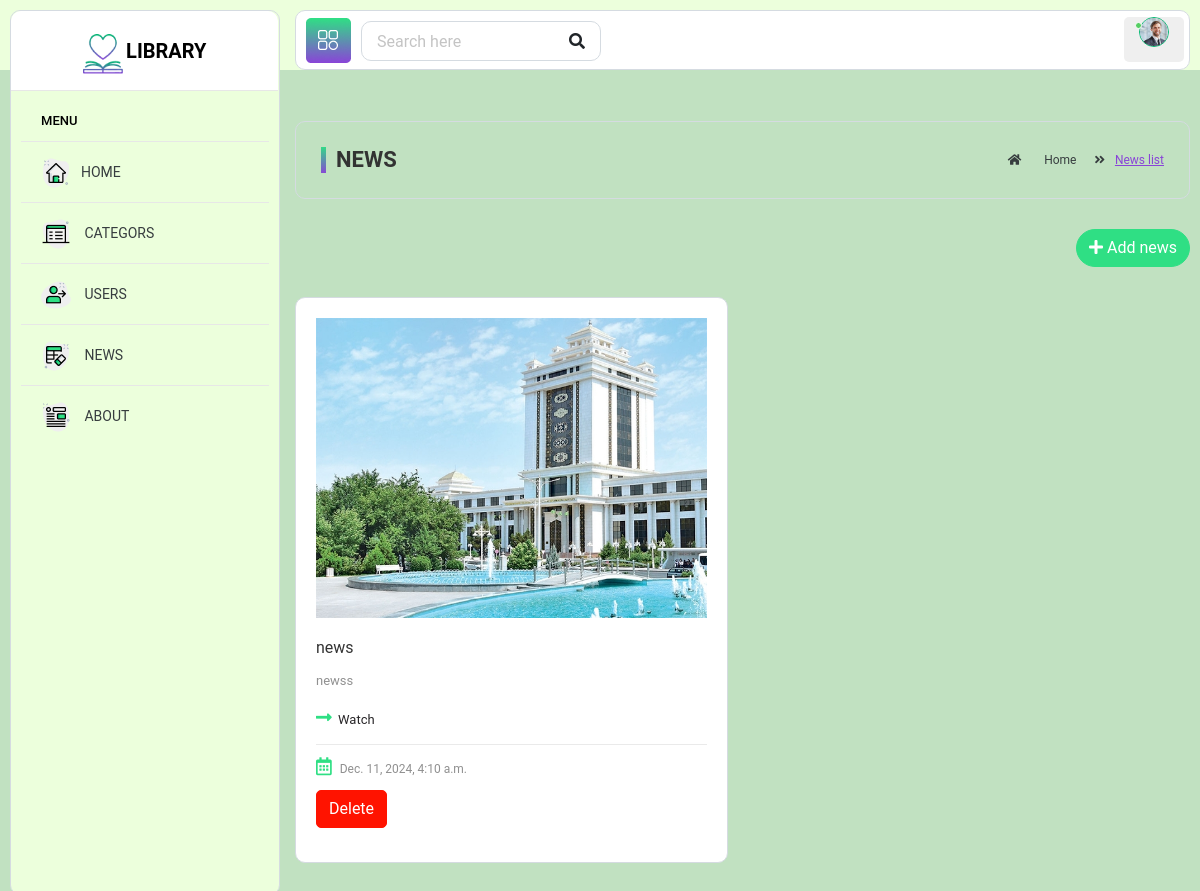
The app's page /news, older data.
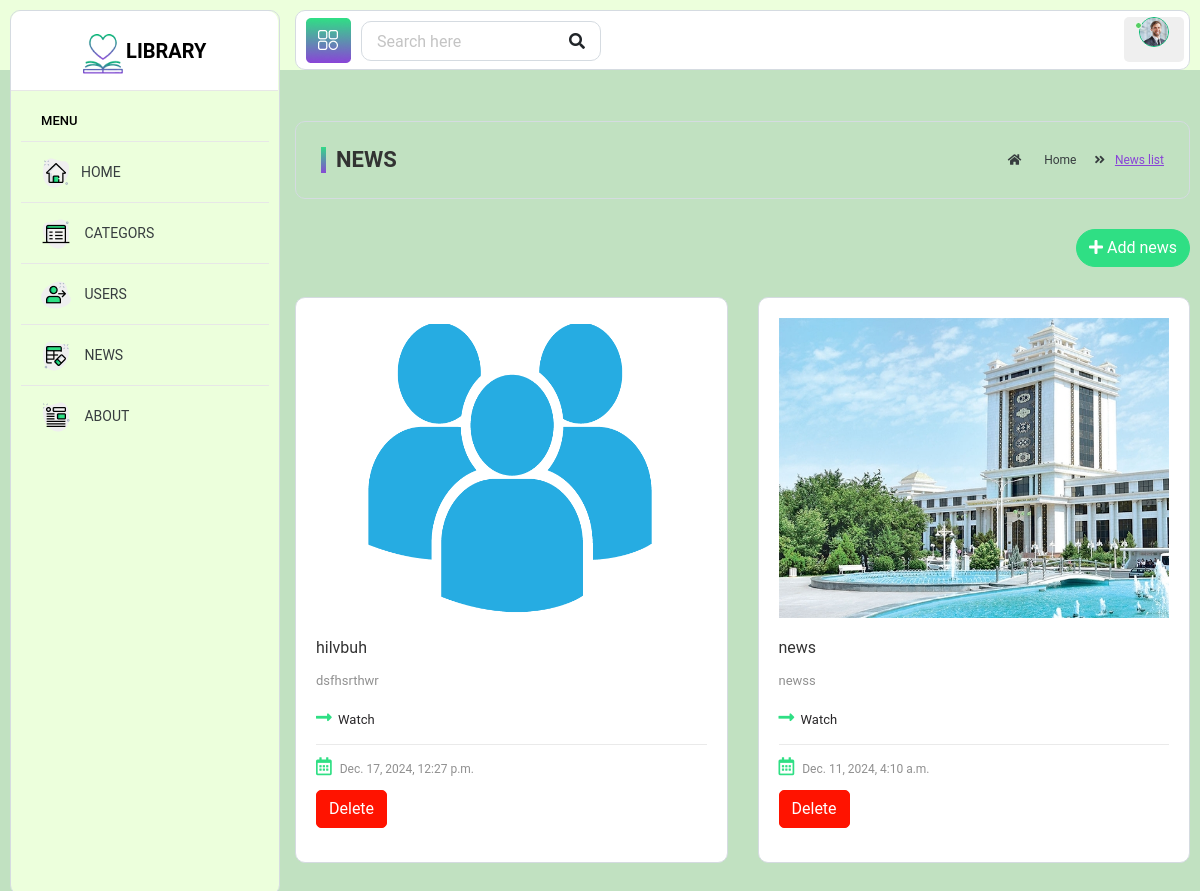
The same page, newer data.
### project/models.py (models this page shows, shortened)
class New(models.Model):
    title = models.CharField(max_length=100, unique=True, null=True, blank=True)
    content = models.TextField(blank=True, null=True)
    image = models.ImageField(upload_to="project/%Y/%m/%d/", default="prject/1.jpg")
    date = models.DateTimeField(auto_now=True)

### project/views.py (the view)
# urls.py: path('news', views.news, name='news'),
def news(request):
    news = New.objects.all().order_by("-date")
    context = {'news':news}
    return render(request, 'news.html', context )

### templates/news.html (shortened to what this page needs)
﻿{% extends 'base.html' %}
{% load static %}
{% block content %}
<div class="content container-fluid">
	<div class="page-header">
		<div class="row">
			<div class="col-lg-6 col-md-6 col-sm-6 col-12">
				<h5 class="text-uppercase mb-0 mt-0 page-title">News</h5>
			</div>
			<div class="col-lg-6 col-md-6 col-sm-6 col-12">
				<ul class="breadcrumb float-right p-0 mb-0">
					<li class="breadcrumb-item"><a href="index.html"><i class="fas fa-home"></i> Home</a>
					</li>
					<li class="breadcrumb-item"><span>News list</span></li>
				</ul>
			</div>
		</div>
	</div>
	<div class="row">
		<div class="col-lg-12 col-sm-12 col-12 text-right add-btn-col">
			<a class="btn btn-primary btn-rounded float-right" href="{% url 'add_new' %}"><i class="fas fa-plus"></i>
				Add news</a>
		</div>
	</div>
	<div class="row">
		{% for new in news %}
		<div class="col-sm-6 col-md-6 col-lg-6">
			<div class="blog grid-blog">
				<div class="blog-image">
					<a href="{% url 'news_see' new.id %}"><img class="img-fluid" src="{{new.image.url}}" style="height: 300px; width: 600px;" alt=""></a>
				</div>
				<div class="blog-content">
					<h3 class="blog-title"><a href="blog-details.html">{{new.title}}</a></h3>
					<p>{{new.content | truncatechars:100}}
					</p>
					<a href="{% url 'news_see' new.id %}" class="read-more"><i class="fas fa-long-arrow-alt-right"
							aria-hidden="true"></i> Watch</a>
					<div class="blog-info clearfix">
						<div class="post-left">
							<ul>
								<li><a href="#"><i class="far fa-calendar-alt" aria-hidden="true"></i>
										<span>{{new.date}}</span></a></li>
							</ul>
						</div>
					</div>
					<form action="{% url 'delete_news' new.id %}" method="POST">
						<button type="submit" class="btn btn-danger">Delete</button>
					</form>
				</div>
			</div>
		</div>
		{% endfor %}
	</div>
</div>
{% endblock %}

Row changes from the older to the newer data that the page shows:
added New: image (picture), title "hilvbuh", content "dsfhsrthwr", date "Dec. 17, 2024, 12:27 p.m."
